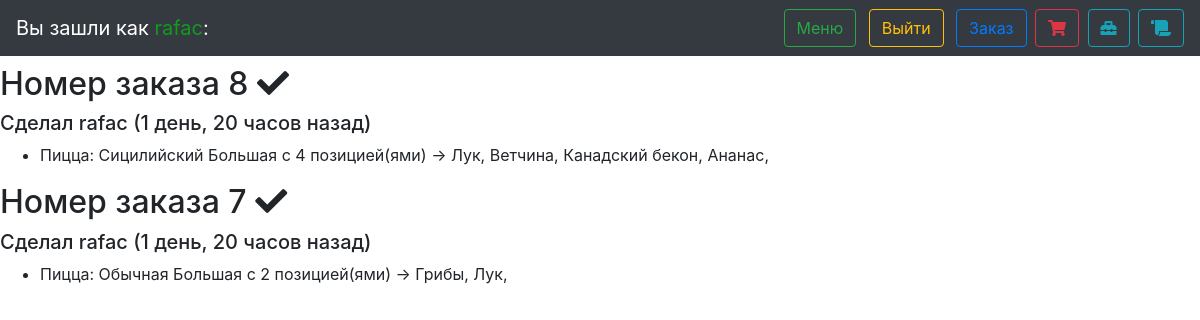
Screenshot of /all_orders (signed in) with the database file from the repository.
### orders/models.py (models this page shows, shortened)
class ProperOrder(models.Model):
    order_client = models.ForeignKey(User, on_delete=models.CASCADE)
    order_timestamp = models.DateTimeField(auto_now_add=True)
    order_price = models.DecimalField(max_digits=10, decimal_places=2, default=0.00, editable=False)
    order_done = models.BooleanField(default=False)
    def __str__(self):
        return f"Номер заказа {self.id}"

class Pizza(models.Model):
    in_order = models.ForeignKey(ProperOrder, on_delete=models.CASCADE, null=True, blank=True, related_name="pizzas")
    already_ordered = models.BooleanField(default=False)
    add_by = models.ForeignKey(User, on_delete=models.CASCADE, null=True, blank=True)
    pizza_size = models.CharField(
        max_length=2,
        choices=(
            ("sm", "Маленькая"),
            ("lg", "Большая")
        ),
    )
    pizzatype = models.ForeignKey(PizzaType, on_delete=models.CASCADE, null=True)
    toppings = models.ManyToManyField(PizzaTopping, blank=True)
    price = models.DecimalField(max_digits=6, decimal_places=2, default=0.00, editable=False)
    def __str__(self):
        return f"Пицца: {self.pizzatype.name} {self.get_pizza_size_display()} с {self.toppings.all().count()} позицией(ями)"

class PizzaType(models.Model):
    name = models.CharField(max_length=60, unique=True)
    price_sm_0 = models.DecimalField(max_digits=6, decimal_places=2, null=True)
    price_sm_1 = models.DecimalField(max_digits=6, decimal_places=2, null=True)
    price_sm_2 = models.DecimalField(max_digits=6, decimal_places=2, null=True)
    price_sm_3 = models.DecimalField(max_digits=6, decimal_places=2, null=True)
    price_sm_4 = models.DecimalField(max_digits=6, decimal_places=2, null=True)
    price_lg_0 = models.DecimalField(max_digits=6, decimal_places=2, null=True)
    price_lg_1 = models.DecimalField(max_digits=6, decimal_places=2, null=True)
    price_lg_2 = models.DecimalField(max_digits=6, decimal_places=2, null=True)
    price_lg_3 = models.DecimalField(max_digits=6, decimal_places=2, null=True)
    price_lg_4 = models.DecimalField(max_digits=6, decimal_places=2, null=True)

class PizzaTopping(models.Model):
    name = models.CharField(max_length=60, unique=True)
    def __str__(self):
        return self.name

### orders/views.py (the view)
# urls.py: path("all_orders", all_orders_view, name="all_orders_view"),
@staff_member_required
def all_orders_view(request):
    context = {"orders": reversed(ProperOrder.objects.all())}
    return render(request, 'orders/all_orders.html', context)

### orders/templates/orders/all_orders.html (shortened to what this page needs)
{% extends "layout.html" %}
{% block body %}
    {% for item in orders %}
        <h2>{{ item }}
            {% if item.order_done == True %}
                <i class="fa fa-check"></i>
            {% else %}
                <a href="/order/{{ item.id }}/done"><i class="fa fa-times"></i></a>
                <small><---- Сделано</small>
            {% endif %}
        </h2>
        <h5>Сделал {{ item.order_client }} ({{ item.order_timestamp |timesince }} назад)</h5>
        <ul>
            {% for pizza_item in item.pizzas.all %}
                <li>{{ pizza_item}} -> {% for topping in pizza_item.toppings.all %}{{ topping }}, {% endfor %}</li>
            {% endfor %}
        </ul>
    {% endfor %}
{% endblock %}

### orders/templates/layout.html (shortened to what this page needs)
<!DOCTYPE html>
<html>
{% load pwa %}
{% load static %}
<head>
    <link rel="stylesheet" href="https://maxcdn.bootstrapcdn.com/bootstrap/4.0.0-beta.3/css/bootstrap.min.css">
    <link rel="stylesheet" type="text/css"
          href="https://maxcdn.bootstrapcdn.com/font-awesome/4.7.0/css/font-awesome.min.css">
    <link rel="stylesheet" href="https://use.fontawesome.com/releases/v5.5.0/css/all.css">
</head>
<body>
{% if user.is_authenticated %}
    <div class="navbar sticky-top navbar-dark bg-dark">
        <div class="navbar-brand"> Вы зашли как <span style='color: #119c1e;'>{{ user.get_username }}</span>:</div>
        <div>
            <a href="{% url "menu_view" %}">
                <button class="btn btn-outline-success mx-1 my-xl-0 my-2">Меню</button>
            </a>
            <a href="{% url "logout_view" %}">
                <button class="btn btn-outline-warning mx-1 my-xl-0 my-2" type="button">Выйти</button>
            </a>
            <a href="{% url "user_orders_view" %}">
                <button class="btn btn-outline-primary ml-1 my-xl-0 my-2" type="button" title="All orders">Заказ</i>
                </button>
            </a>
            <a href="{% url "cart_view" %}">
                <button class="btn btn-outline-danger ml-1 my-xl-0 my-2" type="button" title="Look at your cart"><i class="fa fa-shopping-cart"></i>
                </button>
            </a>
            {% if request.user.is_staff %}
                <a href="/admin">
                    <button class="btn btn-outline-info ml-1 my-xl-0 my-2" type="button" title="Admin panel"><i class="fa fa-toolbox"></i>
                    </button>
                </a>
                <a href="{% url "all_orders_view" %}">
                    <button class="btn btn-outline-info ml-1 my-xl-0 my-2" type="button" title="All orders from users"><i class="fa fa-scroll"></i>
                    </button>
                </a>
            {% endif %}
        </div>
    </div>
{% endif %}
<div class="mt-2 col-md-12"></div>
{% block body %}{% endblock %}
</body>
</html>

### rows the page displays
ProperOrder: id "Номер заказа 8", order_done True (drawn), order_client "rafac", order_timestamp "1 день, 20 часов"
Pizza: pizzatype+pizza_size+id "Пицца: Сицилийский Большая с 4 позицией(ями)"
PizzaTopping: name "Лук"
PizzaTopping: name "Ветчина"
PizzaTopping: name "Канадский бекон"
PizzaTopping: name "Ананас"
ProperOrder: id "Номер заказа 7", order_done True (drawn), order_client "rafac", order_timestamp "1 день, 20 часов"
Pizza: pizzatype+pizza_size+id "Пицца: Обычная Большая с 2 позицией(ями)"
PizzaTopping: name "Грибы"

### other values shown
{{ user.get_username }} "rafac"
